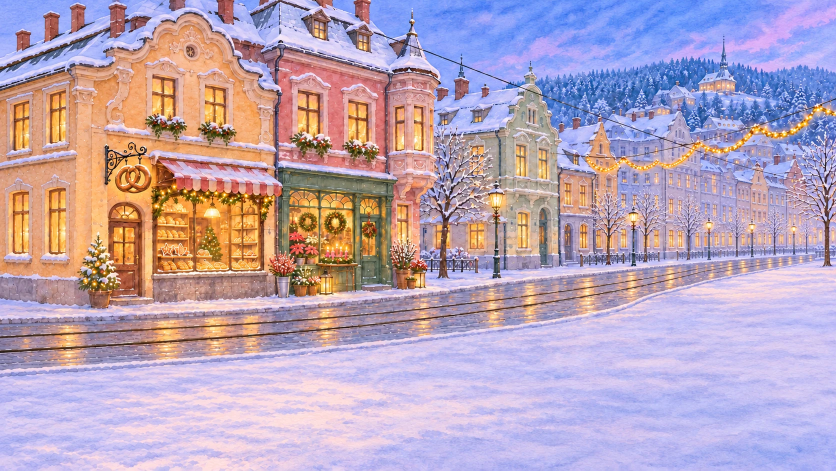
#> input picture grafika/tramvaj/zdroje/pozadi-ulice.webp, 1672 x 941 px, found by its file name (shown at 1/2 size)
$ python process-tram-graphics.py
#> lines starting #> are read from the running program, lines starting #| are printed output that depends on the picture
"""
Podklady scény „Vánoční tramvajová ulice“ (grafika/tramvaj/zdroje → grafika/tramvaj):
 - pozadí zvětšené na 1920×1080 (stejný poměr stran, bez natažení),
 - tramvaj, zastávka a popředí oříznuté na skutečný neprůhledný obsah (alfa > 2); poloha výřezu
   v původním plátně se uloží, aby vrstvy seděly na pozadí,
 - koleje: střednice dvojice kolejnic sledovaná po tmavé linii (sloupec po sloupci),
 - tramvaj: body dotyku předního a zadního podvozku, obdélník dveří (v px výřezu).
Spuštění: python3 scripts/process-tram-graphics.py
"""
import json
import numpy as np
from PIL import Image, ImageFilter

SRC, OUT = 'grafika/tramvaj/zdroje', 'grafika/tramvaj'
bg = Image.open(f'{SRC}/pozadi-ulice.webp').convert('RGB'); W0, H0 = bg.size
#> further down, bg is the input picture: PIL image 1672x941 RGB; mean R, G, B 184.9, 164.2, 184.2
#> after `W0, H0 = bg.size`: W0 = 1672; H0 = 941
bg.resize((1920, 1080), Image.LANCZOS).save(f'{OUT}/pozadi-ulice.png')
meta = {'src': [W0, H0]}
#> meta = {'src': [1672, 941]}
def crop(name, file):
#> called with name = 'zastavka', file = 'zastavka.png'
    im = Image.open(f'{SRC}/{file}').convert('RGBA')
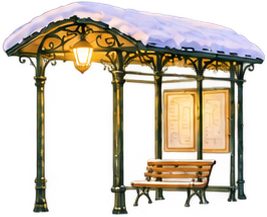
#> input picture grafika/tramvaj/zastavka.png, 267 x 217 px, found by its file name
#> im is the input picture: PIL image 267x217 RGBA; mean R, G, B, A 77.5, 67.1, 49.2, 107.4
    if im.size != (W0, H0): im = im.resize((W0, H0), Image.LANCZOS)
#> im: PIL image 1672x941 RGBA
    a = np.array(im)[..., 3]; ys, xs = np.where(a > 2)
#> after `a = np.array(im)[..., 3]`:
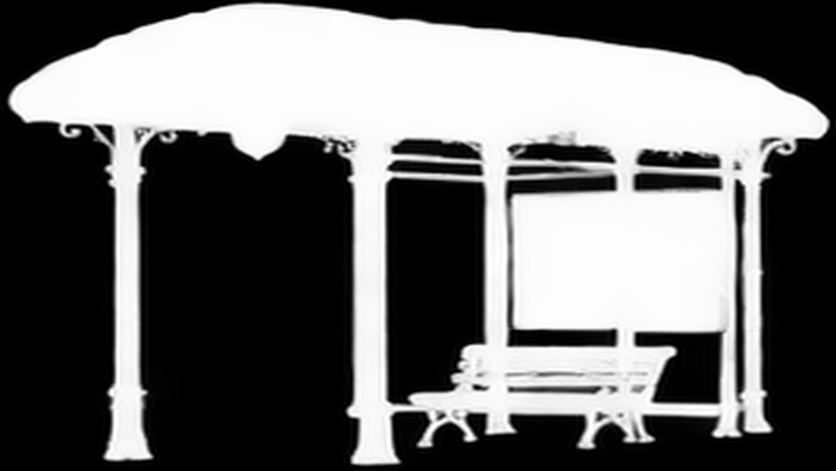
#> a: shape (941, 1672) (shown at 1/2 size); min 0, max 255, mean 107.4
    x0, y0, x1, y1 = int(xs.min()), int(ys.min()), int(xs.max()) + 1, int(ys.max()) + 1
#> x0 = 0; y0 = 0; x1 = 1672; y1 = 941
    im.crop((x0, y0, x1, y1)).save(f'{OUT}/{name}.png'); meta[name] = {'x0': x0, 'y0': y0, 'w': x1 - x0, 'h': y1 - y0}
crop('zastavka', 'zastavka.png'); crop('popredi', 'popredi-lampa-lavicka.webp')
#> call 2 of crop, with name = 'popredi', file = 'popredi-lampa-lavicka.webp'
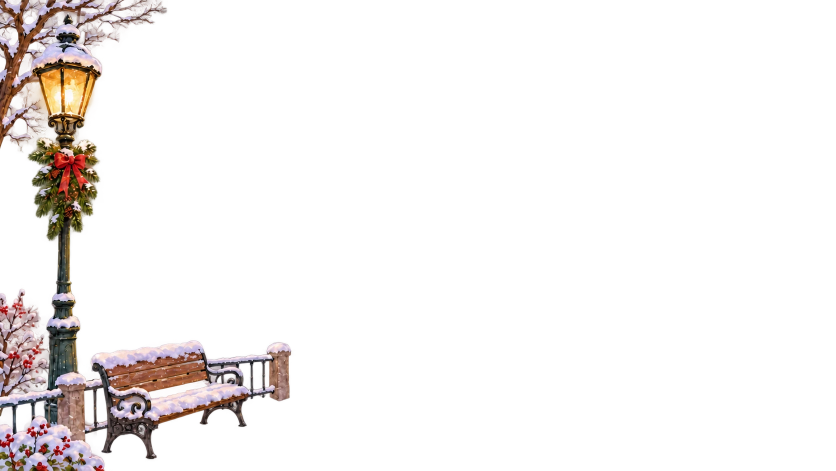
#> input picture grafika/tramvaj/zdroje/popredi-lampa-lavicka.webp, 1671 x 941 px, found by its file name (shown at 1/2 size)
#> in crop, im is the input picture: PIL image 1671x941 RGBA; mean R, G, B, A 20.5, 16.4, 15.2, 26.2
#> in crop (call 2), `a = np.array(im)[..., 3]`:
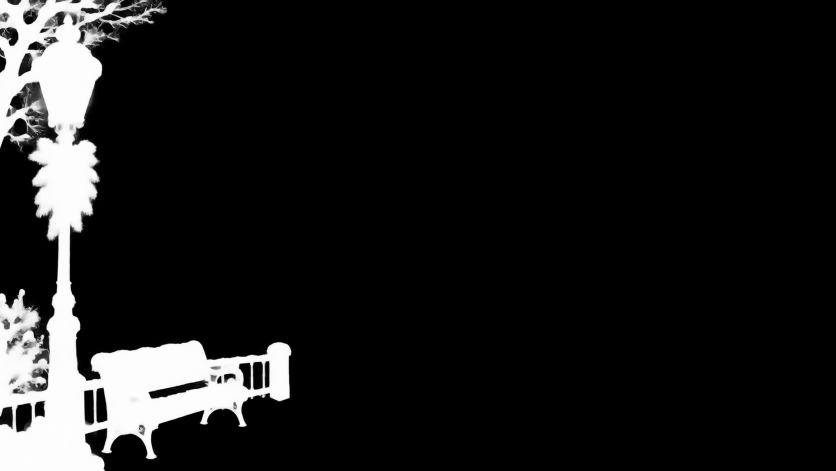
#> a: shape (941, 1672) (shown at 1/2 size); min 0, max 255, mean 26.2
#> in crop (call 2), `x0, y0, x1, y1 = int(xs.min()), int(ys.min()), int(xs.max()) + 1, int(..`: x1 = 589
t = Image.open(f'{SRC}/tramvaj.webp').convert('RGBA'); a = np.array(t)[..., 3]; ys, xs = np.where(a > 2)
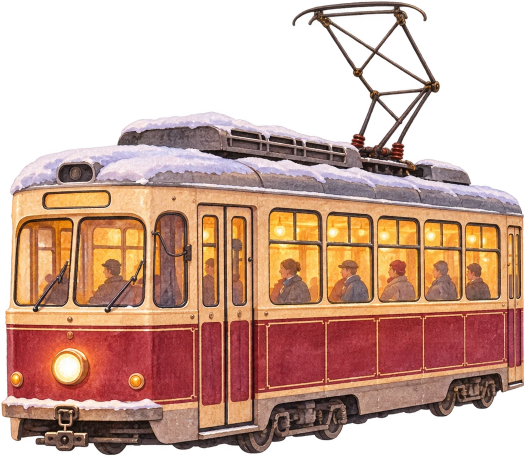
#> input picture grafika/tramvaj/tramvaj.png, 1051 x 913 px, given in place of tramvaj.webp, which was not available (shown at 1/2 size)
#> further down, t is the input picture: PIL image 1051x913 RGBA; mean R, G, B, A 114.5, 78.7, 63.8, 159.1
#> after `a = np.array(t)[..., 3]`:
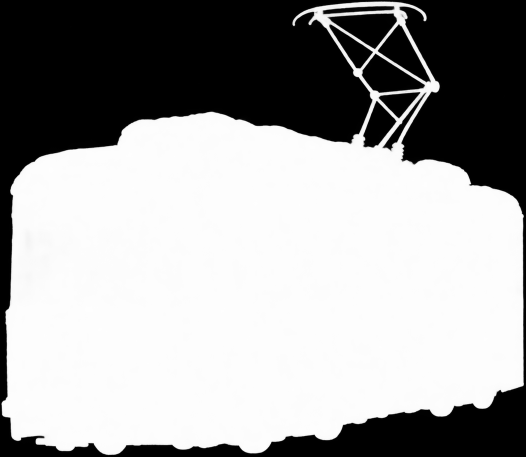
#> a: shape (913, 1051) (shown at 1/2 size); min 0, max 255, mean 159.1
tx0, ty0 = int(xs.min()), int(ys.min()); t.crop((tx0, ty0, int(xs.max()) + 1, int(ys.max()) + 1)).save(f'{OUT}/tramvaj.png')
#> after `tx0, ty0 = (int(xs.min()), int(ys.min()))`: tx0 = 0; ty0 = 0
# (změřeno z obrázku: dotyk kol předního a zadního podvozku, dveře – px původního plátna)
meta['tramvaj'] = {'w': int(xs.max()) + 1 - tx0, 'h': int(ys.max()) + 1 - ty0,
  'bogieF': [890 - tx0, 912 - ty0], 'bogieR': [1245 - tx0, 838 - ty0], 'door': [717 - tx0, 418 - ty0, 825 - tx0, 868 - ty0], 'roof': [0, 230 - ty0]}
# koleje (sledování tmavé linie od levého okraje)
L = np.array(bg.convert('L').filter(ImageFilter.BoxBlur(1))).astype(float)
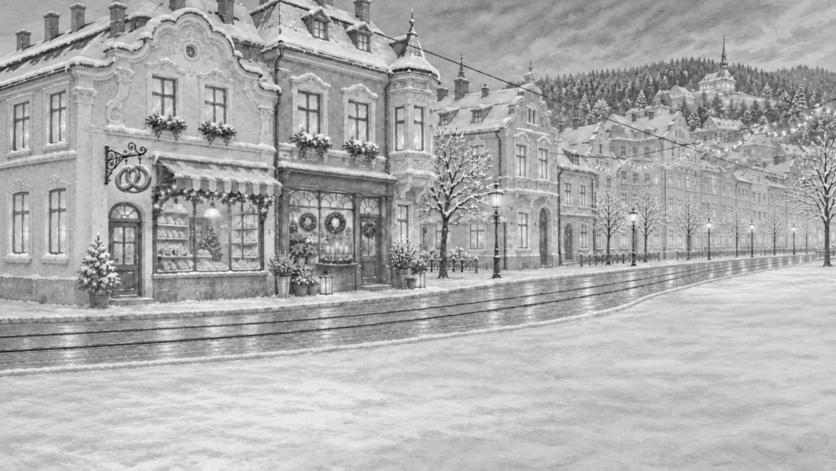
#> L: shape (941, 1672) float64 (shown at 1/2 size); min 7, max 254, mean 172.7
dark = lambda x, y: (L[y - 4, x] + L[y + 4, x]) / 2 - L[y, x]
rails = []
for y0 in (674, 704):
    y = max(range(y0 - 12, y0 + 12), key=lambda yy: dark(6, yy)); pts = []
    for x in range(6, 1640, 2):
        yb = max(range(y - 3, y + 2), key=lambda yy: dark(x, yy))
        if dark(x, yb) > 6: y = yb
        pts.append((x, y))
    rails.append(pts)
mid = [((p[0]), (p[1] + q[1]) / 2) for p, q in zip(rails[0], rails[1])]
k = 1920 / W0
#> k = 1.15
meta['track'] = [[round(x * k, 1), round(y * k, 1)] for x, y in mid[::20]]
meta['rails'] = [[[round(x * k, 1), round(y * k, 1)] for x, y in r[::20]] for r in rails]
json.dump(meta, open(f'{OUT}/podklady.json', 'w'), indent=1)
print({k2: v for k2, v in meta.items() if k2 not in ('track', 'rails')}, len(meta['track']))
#> (printed output is left out)
